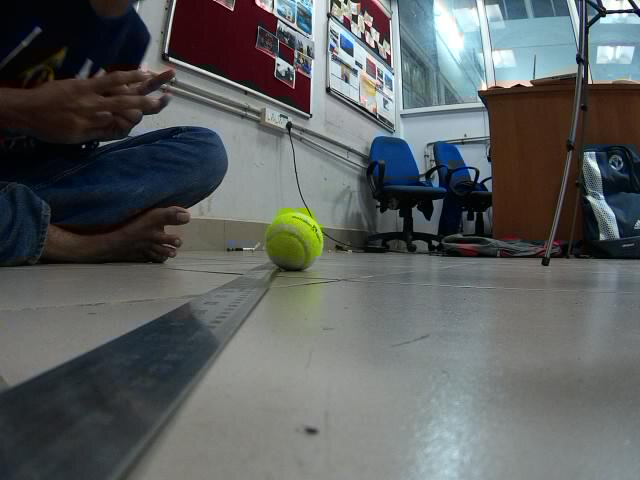
#> input picture ball.jpg, 640 x 480 px
$ python hist.py ball.jpg   (Python 2 division)   (older library calls are emulated)
#> lines starting #> are read from the running program, lines starting #| are printed output that depends on the picture; after the words box and inside, x2 and y2 are one past the last pixel; in counts of white or black regions, pixels touching at a corner belong together
import sys
l=sys.argv[1:]
# print l
import cv2,os
import numpy as np
for ll in l:
    img=cv2.imread(ll,0);print ll
#> after `img = cv2.imread(ll, 0)`:
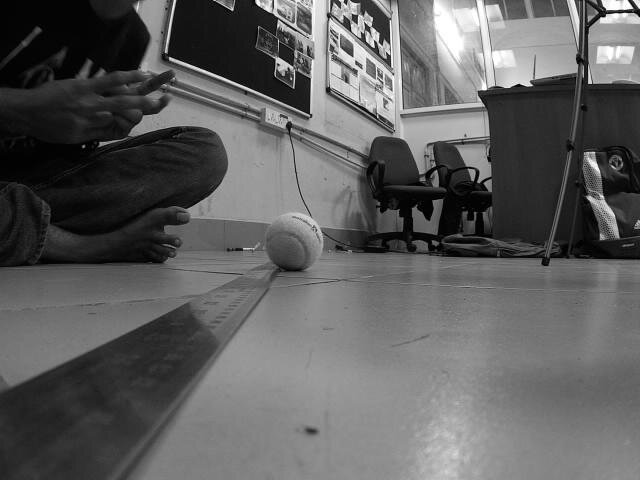
#> img: shape (480, 640); min 0, max 255, mean 94.7
    img_=img.copy()
    im2,contours,hier=cv2.findContours(img,cv2.RETR_LIST,cv2.CHAIN_APPROX_SIMPLE)
#> contours = 404 contours, 403 with area under 20; largest, box (x1, y1, x2, y2) and area: (0, 0, 640, 480) 306057
    areas=[cv2.contourArea(c) for c in contours]
#> areas = 404 values, max 306057 at index 403, min 2 at index 0, mean 760.5
    areas=filter(lambda x: x<0.9*img.shape[0]*img.shape[1],areas)
#> areas = 403 values, max 10.5 at index 161, min 2 at index 0, mean 2.9
    # print areas
    idx=np.argmax(areas)
#> idx = 161
    x,y,w,h=cv2.boundingRect(contours[idx])
#> x = 464; y = 204; w = 5; h = 6
    im=img_[y:y+h,x:x+w]
#> im = [[1, 1, 1, 5, 8], [1, 0, 0, 2, 6], [13, 7, 0, 0, 4], [27, 17, 5, 0, 3], [17, 8, 2, 0, 13], [2, 0, 2, 4, 6]]
    im2=cv2.resize(im,(28,28))
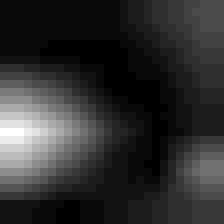
#> im2: shape (28, 28) (shown 8 times larger); min 0, max 27, mean 5.1; drawn with min black and max white
    s=ll.split('/')
    ss='/'.join(s[:-1]) + '/out/'
    ss2=ss + s[-1]
    # print ss2
    if not os.path.exists(ss):
    	os.mkdir(ss)
    cv2.imwrite(ss2,im2)
